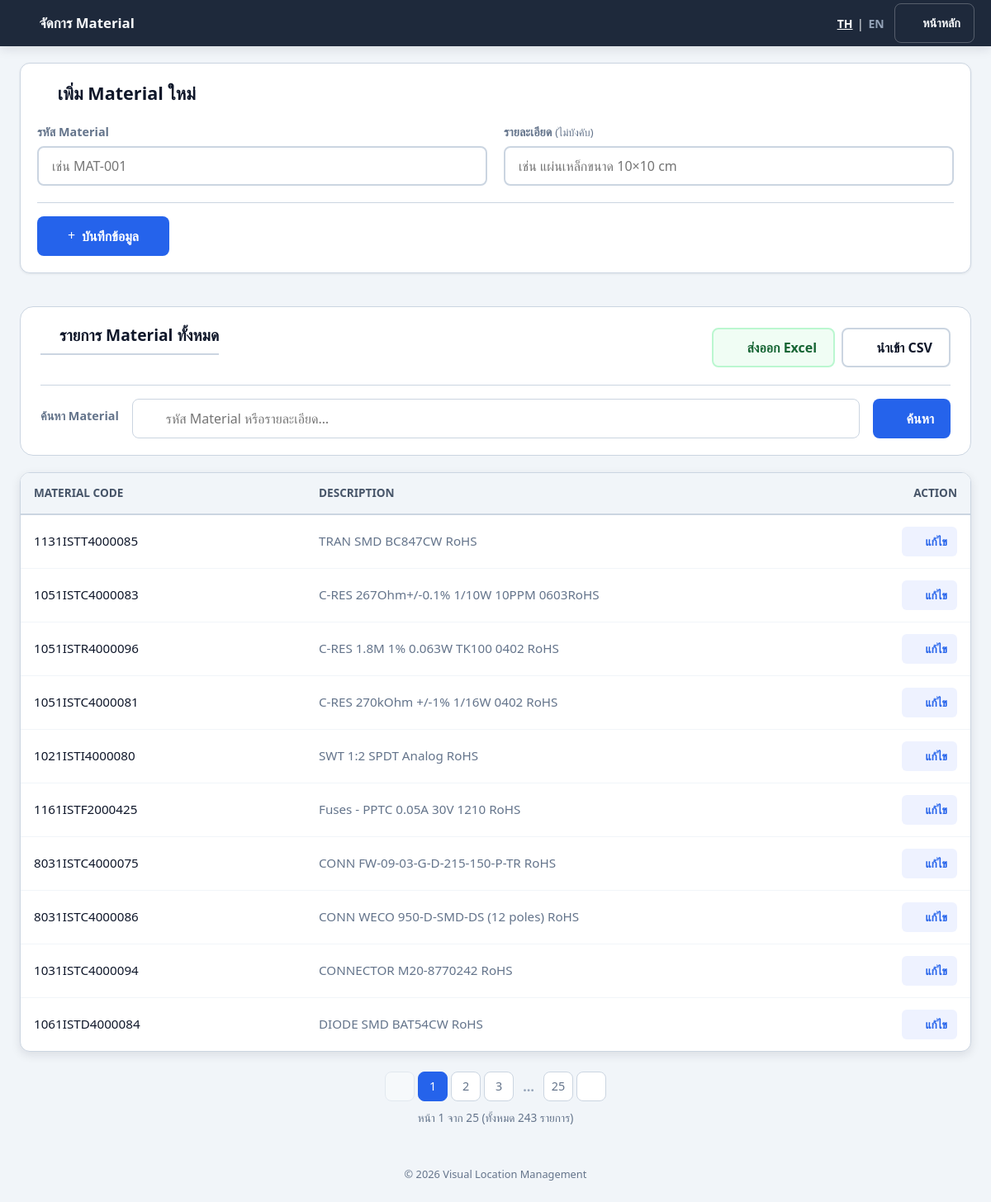
The page /visual_inventory/public/add_material.php (signed in) on the database its author committed.
### tables this page shows
CREATE TABLE `materials` (
  `id` int(11) NOT NULL COMMENT 'รหัสวัสดุ (PK)',
  `material_code` varchar(50) NOT NULL COMMENT 'รหัสวัสดุ (ตรงกับ HanaPart)',
  `description` varchar(255) DEFAULT NULL COMMENT 'รายละเอียดวัสดุ',
  `remark` text DEFAULT NULL COMMENT 'หมายเหตุ เช่น สินค้าทดแทน, เลิกใช้แล้ว'
);

### visual_inventory/config/language.php (called while the page is built, shortened)
<?php
$lang_code = $_SESSION['lang'];
$lang_file = __DIR__ . "/../languages/{$lang_code}.php";
if (file_exists($lang_file)) {
    $translations = require($lang_file);
} else {
    $translations = require(__DIR__ . "/../languages/th.php");
}
function __($key)
{
    global $translations;
    return $translations[$key] ?? $key;
}
?>

### visual_inventory/public/add_material.php (the view, shortened to what this page needs)
<?php
require_once("../config/condb.php");
require_once("../config/session_check.php");
require_once("../config/helpers.php");
$limit = 10;
$page = isset($_GET['page']) ? max(1, intval($_GET['page'])) : 1;
$offset = ($page - 1) * $limit;
$search = isset($_GET['search']) ? trim($_GET['search']) : '';
$where_clause = "";
$count_sql = "SELECT COUNT(*) as total FROM materials $where_clause";
$total_rows = $condb->query($count_sql)->fetch_assoc()['total'];
$total_pages = ceil($total_rows / $limit);
$materials = $condb->query("SELECT * FROM materials $where_clause ORDER BY id DESC LIMIT $limit OFFSET $offset");
$edit_data = null;
?>
<!DOCTYPE html>
<html lang="<?= htmlspecialchars($_SESSION['lang'] ?? 'th') ?>">
<head>
    <link href="plugins/google-fonts/fonts.css" rel="stylesheet">
    <link href="plugins/font-awesome/all.css" rel="stylesheet">
    <link href="plugins/font-awesome/v4-font-face.css" rel="stylesheet">
        <link rel="stylesheet" href="assets/factory.css?v=20260611">
    <link rel="stylesheet" href="assets/pages-common.css?v=20260607">
    <link rel="stylesheet" href="assets/pages/add-material.css?v=20260613">
</head>
<body class="factory-app factory-add-material">
<?php require __DIR__ . '/includes/layout_header.php'; ?>
<main class="fx-main">
    <div class="container">
        <div class="card">
            <h2>
                <i class="fas <?= $edit_data ? 'fa-edit' : 'fa-cube' ?>" style="color:var(--primary);"></i>
                <?= $edit_data ? (__('logout') == 'Logout' ? 'Edit Material' : 'แก้ไข Material') : (__('logout') == 'Logout' ? 'Add New Material' : 'เพิ่ม Material ใหม่') ?>
            </h2>
            <form method="post" action="add_material" class="am-form">
                <div class="am-form-grid">
                    <div class="am-field">
                        <label class="fx-field-label" for="material_code">
                            <?= __('logout') == 'Logout' ? 'Material Code' : 'รหัส Material' ?>
                        </label>
                        <input type="text" class="am-input" name="material_code" id="material_code"
                            placeholder="<?= __('logout') == 'Logout' ? 'e.g. MAT-001' : 'เช่น MAT-001' ?>"
                            value="<?= $edit_data ? htmlspecialchars($edit_data['material_code']) : '' ?>" required
                            <?= $edit_data ? '' : 'autofocus' ?>>
                    </div>
                    <div class="am-field">
                        <label class="fx-field-label" for="material_description">
                            <?= __('logout') == 'Logout' ? 'Description' : 'รายละเอียด' ?>
                            <span class="am-optional"><?= __('logout') == 'Logout' ? '(optional)' : '(ไม่บังคับ)' ?></span>
                        </label>
                        <input type="text" class="am-input" name="description" id="material_description"
                            placeholder="<?= __('logout') == 'Logout' ? 'e.g. Metal sheet 10×10 cm' : 'เช่น แผ่นเหล็กขนาด 10×10 cm' ?>"
                            value="<?= $edit_data ? htmlspecialchars($edit_data['description']) : '' ?>">
                    </div>
                </div>
                <div class="am-form-actions">
                    <button type="submit" class="fx-btn fx-btn-accent am-btn-submit">
                        <i class="fas <?= $edit_data ? 'fa-save' : 'fa-plus' ?>" aria-hidden="true"></i>
                        <?= __('save_btn') ?>
                    </button>
                </div>
            </form>
        </div>
        <div class="am-list-toolbar">
            <div class="am-toolbar-top">
                <h3 class="section-title">
                    <i class="fas fa-list" aria-hidden="true"></i>
                    <?= __('logout') == 'Logout' ? 'All Materials' : 'รายการ Material ทั้งหมด' ?>
                </h3>
                <div class="am-toolbar-actions">
                    <a href="export_materials?search=<?= urlencode($search) ?>" class="fx-btn fx-btn-secondary am-btn-export">
                        <i class="fas fa-file-excel" aria-hidden="true"></i>
                        <?= __('logout') == 'Logout' ? 'Export Excel' : 'ส่งออก Excel' ?>
                    </a>
                    <a href="import_materials_csv" class="fx-btn fx-btn-secondary">
                        <i class="fas fa-file-csv" aria-hidden="true"></i>
                        <?= __('logout') == 'Logout' ? 'Import CSV' : 'นำเข้า CSV' ?>
                    </a>
                </div>
            </div>
            <form method="GET" class="am-search-row" role="search">
                <label class="am-search-row__label" for="amSearch">
                    <?= __('logout') == 'Logout' ? 'Search materials' : 'ค้นหา Material' ?>
                </label>
                <div class="am-search-row__input">
                    <input type="search" class="am-input am-input--search" id="amSearch" name="search"
                        placeholder="<?= __('logout') == 'Logout' ? 'Material code or description…' : 'รหัส Material หรือรายละเอียด…' ?>"
                        value="<?= htmlspecialchars($search) ?>"
                        autocomplete="off">
                </div>
                <div class="am-search-row__buttons">
                    <button type="submit" class="fx-btn fx-btn-accent">
                        <i class="fas fa-search" aria-hidden="true"></i> <?= __('search_btn') ?>
                    </button>
                </div>
            </form>
        </div>
        <div class="table-container">
            <table>
                <thead>
                    <tr>
                        <th width="30%">Material Code</th>
                        <th width="50%">Description</th>
                        <th width="20%" style="text-align:right;">Action</th>
                    </tr>
                </thead>
                <tbody>
                    <?php if ($materials && $materials->num_rows > 0): ?>
                        <?php while ($row = $materials->fetch_assoc()): ?>
                            <tr>
                                <td style="font-weight:500;"><?= htmlspecialchars($row['material_code']) ?></td>
                                <td style="color:var(--text-light);"><?= htmlspecialchars($row['description'] ?: '-') ?></td>
                                <td style="text-align:right;">
                                    <a href="?edit=<?= $row['id'] ?>" class="btn-edit">
                                        <i class="fas fa-edit"></i> <?= __('logout') == 'Logout' ? 'Edit' : 'แก้ไข' ?>
                                    </a>
                                </td>
                            </tr>
                        <?php endwhile; ?>
                    <?php endif; ?>
                </tbody>
            </table>
        </div>
        <?php
        $amIsEN = (($_SESSION['lang'] ?? 'th') === 'en');
        $amPaginationMeta = ($amIsEN ? 'Page ' : 'หน้า ') . $page
            . ($amIsEN ? ' of ' : ' จาก ') . $total_pages
            . ' (' . ($amIsEN ? 'Total ' : 'ทั้งหมด ') . number_format((int) $total_rows)
            . ($amIsEN ? ' items' : ' รายการ') . ')';
        echo render_pagination_html($page, (int) $total_pages, pagination_href_prefix($_GET), [
            'meta' => $amPaginationMeta,
        ]);
        ?>
    </div>
</main>
<?php require __DIR__ . '/includes/layout_footer.php'; ?>
</body>
</html>

### visual_inventory/public/assets/factory.css (style rules this page uses)
:root { --fx-bg: #f1f5f9; --fx-surface: #ffffff; --fx-header: #1e293b; --fx-header-text: #f8fafc; --fx-text: #0f172a; --fx-text-muted: #64748b; --fx-border: #cbd5e1; --fx-primary: #059669; --fx-primary-hover: #047857; --fx-accent: #2563eb; --fx-accent-hover: #1d4ed8; --fx-success: #059669; --fx-warning: #d97706; --fx-warning-bg: #fef3c7; --fx-danger: #dc2626; --fx-danger-bg: #fee2e2; --fx-radius: 8px; --fx-radius-lg: 12px; --fx-shadow: 0 1px 3px rgba(15, 23, 42, 0.08); --fx-shadow-md: 0 4px 12px rgba(15, 23, 42, 0.1); --fx-font: 'Outfit', 'Sarabun', 'Segoe UI', Tahoma, Arial, system-ui, sans-serif; --fx-touch: 48px; --fx-scan-font: 1.125rem; }
*, *::before, *::after { box-sizing: border-box; }
body.factory-app { margin: 0; min-height: 100vh; font-family: var(--fx-font); font-size: 16px; line-height: 1.5; color: var(--fx-text); background: var(--fx-bg); }
.fx-main { max-width: 1280px; margin: 0 auto; padding: 1.25rem; }
.fx-field-label { display: block; margin-bottom: 0.35rem; font-weight: 600; color: var(--fx-text); }
.fx-btn { display: inline-flex; align-items: center; justify-content: center; gap: 0.5rem; min-height: var(--fx-touch); padding: 0 1.25rem; border: none; border-radius: var(--fx-radius); font-family: inherit; font-size: 1rem; font-weight: 700; cursor: pointer; text-decoration: none; transition: background 0.15s, transform 0.1s; }
.fx-btn-accent { background: var(--fx-accent); color: #fff; }
.fx-btn-secondary { background: #fff; color: var(--fx-text); border: 2px solid var(--fx-border); }
.factory-app .section-title { font-size: 1.2rem; font-weight: 700; color: var(--fx-text); margin-bottom: 1.25rem; padding-bottom: 0.5rem; border-bottom: 2px solid var(--fx-border); border-left: none; padding-left: 0; }
html { -webkit-text-size-adjust: 100%; }
.factory-app { overflow-x: clip; }
.factory-app .container { width: 100%; max-width: 1280px; margin: 0 auto; padding: 0; }
.factory-app .table-container { overflow-x: auto; -webkit-overflow-scrolling: touch; }
.factory-app label { display: block; margin-bottom: 0.5rem; font-weight: 600; color: var(--fx-text-muted); font-size: 0.9rem; }
.factory-app input[type="text"], .factory-app input[type="number"], .factory-app input[type="datetime-local"], .factory-app input[type="email"], .factory-app input[type="password"], .factory-app select, .factory-app textarea { width: 100%; min-height: var(--fx-touch); padding: 0 1rem; border: 2px solid var(--fx-border); border-radius: var(--fx-radius); font-family: inherit; font-size: 1rem; box-sizing: border-box; background: #fff; color: var(--fx-text); transition: border-color 0.15s, box-shadow 0.15s; }

### visual_inventory/public/assets/pages-common.css (style rules this page uses)
.factory-app { --primary: var(--fx-accent); --primary-dark: var(--fx-accent-hover); --bg: var(--fx-bg); --surface: var(--fx-surface); --text-main: var(--fx-text); --text-light: var(--fx-text-muted); --border: var(--fx-border); --success: var(--fx-success); --warning: var(--fx-warning); --danger: var(--fx-danger); --white: var(--fx-surface); }
.factory-app .fx-main { padding: 1.25rem 1.5rem 2rem; }
.factory-app .container, .factory-app .vir-container { max-width: 1300px; margin: 0 auto; }
.factory-app .table-container { background: var(--fx-surface); border-radius: var(--fx-radius-lg); box-shadow: var(--fx-shadow-md); overflow: hidden; overflow-x: auto; border: 1px solid var(--fx-border); }
.factory-app .table-container table, .factory-app table.data-table { width: 100%; border-collapse: collapse; }
.factory-app .table-container th, .factory-app table.data-table th { background: var(--fx-bg); padding: 0.875rem 1rem; text-align: left; font-weight: 600; color: #475569; border-bottom: 1px solid var(--fx-border); white-space: nowrap; }
.factory-app .table-container td, .factory-app table.data-table td { padding: 0.875rem 1rem; border-bottom: 1px solid #f1f5f9; vertical-align: middle; }
.factory-app .table-container tr:last-child td, .factory-app table.data-table tr:last-child td { border-bottom: none; }
.factory-app .form-card, .factory-app .card { background: var(--fx-surface); border: 1px solid var(--fx-border); border-radius: var(--fx-radius-lg); padding: 1.25rem; box-shadow: var(--fx-shadow); margin-bottom: 1.5rem; }

### rows shown on the page
materials: material_code "1131ISTT4000085", description "TRAN SMD BC847CW RoHS"
materials: material_code "1051ISTC4000083", description "C-RES 267Ohm+/-0.1% 1/10W 10PPM 0603RoHS"
materials: material_code "1051ISTR4000096", description "C-RES 1.8M 1% 0.063W TK100 0402 RoHS"
materials: material_code "1051ISTC4000081", description "C-RES 270kOhm +/-1% 1/16W 0402 RoHS"
materials: material_code "1021ISTI4000080", description "SWT 1:2 SPDT Analog RoHS"
materials: material_code "1161ISTF2000425", description "Fuses - PPTC 0.05A 30V 1210 RoHS"
materials: material_code "8031ISTC4000075", description "CONN FW-09-03-G-D-215-150-P-TR RoHS"
materials: material_code "8031ISTC4000086", description "CONN WECO 950-D-SMD-DS (12 poles) RoHS"
materials: material_code "1031ISTC4000094", description "CONNECTOR M20-8770242 RoHS"
materials: material_code "1061ISTD4000084", description "DIODE SMD BAT54CW RoHS"

### other values the page prints
$page_title "จัดการ Material"
__('back_to_main') "หน้าหลัก"
__('save_btn') "บันทึกข้อมูล"
__('search_btn') "ค้นหา"
$p "1"
$p "2"
$p "3"
$p "25"
$meta "หน้า 1 จาก 25 (ทั้งหมด 243 รายการ)"
__('system_name') "Visual Location Management"
